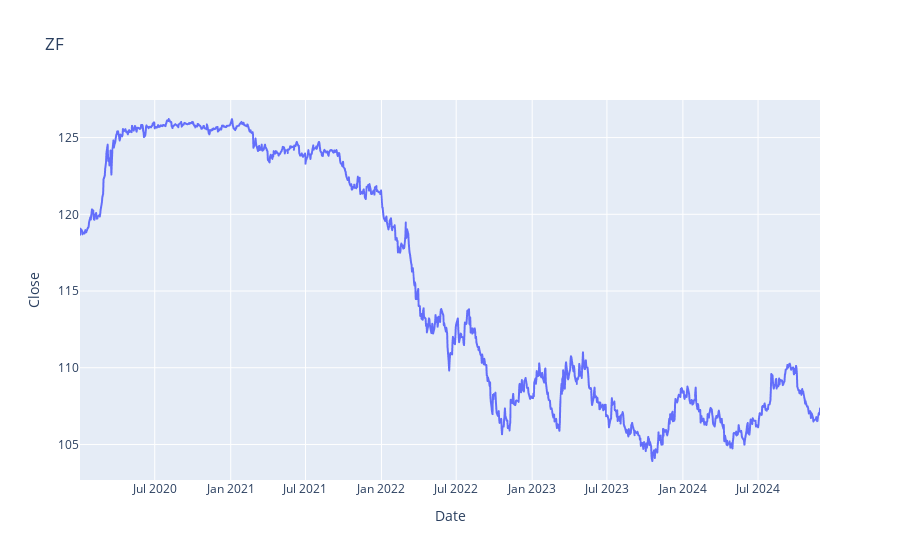

Notebook code cell kept with this figure:
### Code cell
import plotly.express as px

fig = px.line(zf, x="Date", y="Close", title='ZF')
fig.show()

### Figure 1 — Plotly figure (JSON) as saved in the notebook; plotly's stock layout.template omitted (floating-point values rounded to 4 significant figures; data arrays with more than 128 entries replaced by an {"elided": "..."} marker saying what was removed)
{"data": [{"hovertemplate": "Date=%{x}<br>Close=%{y}<extra></extra>", "legendgroup": "", "line": {"color": "#636efa", "dash": "solid"}, "marker": {"symbol": "circle"}, "mode": "lines", "name": "", "showlegend": false, "type": "scattergl", "x": {"elided": "1237 str values"}, "xaxis": "x", "y": {"elided": "1237 float values"}, "yaxis": "y"}], "layout": {"legend": {"tracegroupgap": 0}, "title": {"text": "ZF"}, "xaxis": {"anchor": "y", "domain": [0, 1], "title": {"text": "Date"}}, "yaxis": {"anchor": "x", "domain": [0, 1], "title": {"text": "Close"}}}}
